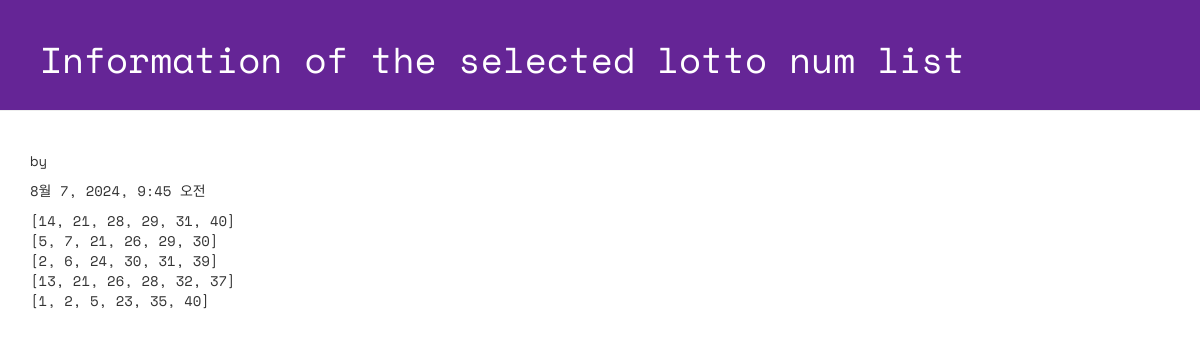
Screenshot of /lotto/2/detail with the database file from the repository.
### lotto/models.py (models this page shows, shortened)
class GuessNumbers(models.Model):
    name = models.CharField(max_length=24) # 로또 번호 리스트의 이름
    text = models.CharField(max_length=255) # 로또 번호 리스트에 대한 설명
    lottos = models.CharField(max_length=255, default='[1, 2, 3, 4, 5, 6]') # 로또 번호들이 담길 str
    num_lotto = models.IntegerField(default=5) # 6개 번호 set의 갯수
    update_date = models.DateTimeField()

### lotto/views.py (the view)
# urls.py: path('lotto/<int:lottokey>/detail', views.detail, name='detail'),
def detail(request, lottokey):
    lotto = GuessNumbers.objects.get(pk = lottokey) # primary key
    return render(request, "lotto/detail.html", {"lotto": lotto})

### lotto/templates/lotto/detail.html (shortened to what this page needs)
<!DOCTYPE html>
{% load static %}
<html lang="ko">
<head>
    <link rel="stylesheet" href="//maxcdn.bootstrapcdn.com/bootstrap/3.2.0/css/bootstrap.min.css">
    <link rel="stylesheet" href="//maxcdn.bootstrapcdn.com/bootstrap/3.2.0/css/bootstrap-theme.min.css">
    <link rel="stylesheet" href="{% static 'css/lotto.css'%}">
</head>
<body>
    <div class="page-header">
    <h1>Information of the selected lotto num list</h1>
    </div>
    <div class="container lotto">
        <p> by {{ lotto.name }}</p>
        <p> {{ lotto.update_date }}</p>
        <p> {{ lotto.lottos | linebreaksbr }}</p>
    </div>
</body>
</html>

### lotto/static/css/lotto.css (style rules this page uses)
.page-header { background-color: #652596; margin-top: 0; padding: 20px 20px 20px 40px; font-family: 'Space Mono', monospace; }
.page-header h1 { color: #FFFFFF; }
.container { font-family: 'Space Mono', monospace; }

### rows the page displays
GuessNumbers: update_date "8월 7, 2024, 9:45 오전", lottos "[14, 21, 28, 29, 31, 40] [5, 7, 21, 26, 29, 30] [2, 6, 24, 30, 31, 39] [13, 21, 26, 28, 32, 37] [1, 2, 5, 23, 35, 40]"
